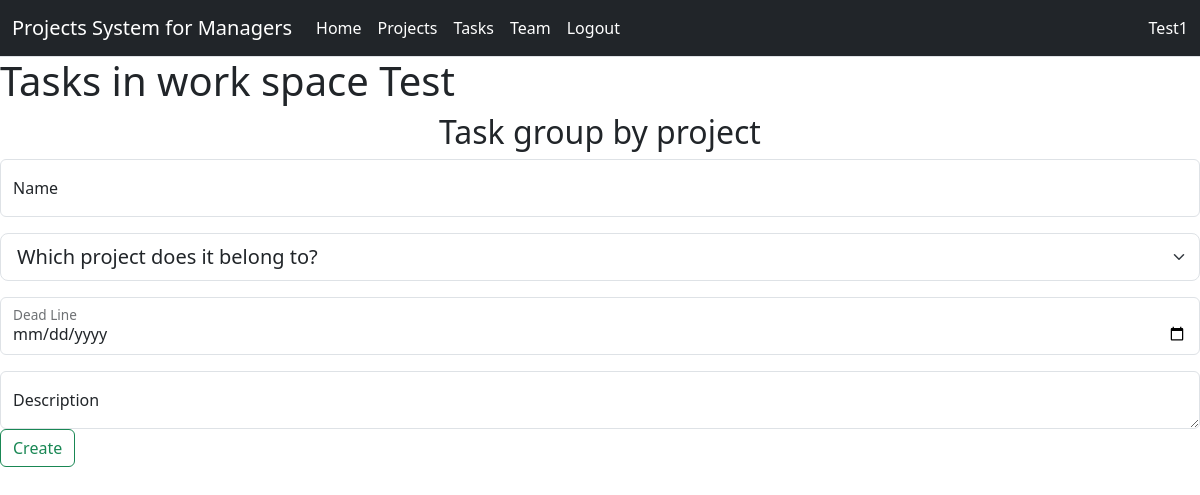
The app's page /projects_task_activities/tasks/ (signed in), older data.
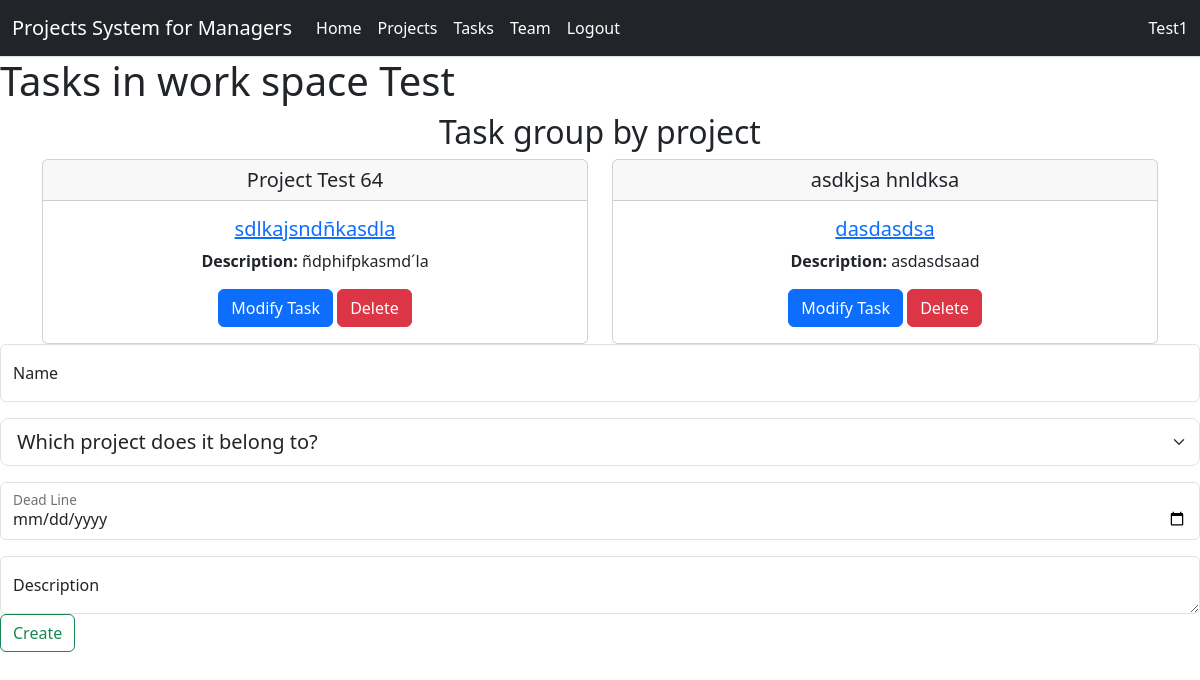
The same page, newer data.
### projects_tasks_and_activities/models.py (models this page shows)
class Project(models.Model):
    created_by_user = models.ForeignKey(UserProfile, on_delete=models.CASCADE, related_name='Project_Users')
    in_work_space = models.ForeignKey(WorkSpaces, on_delete=models.CASCADE,related_name='Project_WorkSpaces')
    state = models.CharField(max_length=15, choices=STATE, default= 'STAND_BY')
    name = models.CharField(max_length=100)
    dead_line = models.DateField()
    description = models.CharField(max_length=250)
    created_at = models.DateTimeField(auto_now_add=True, blank=True)
    updated_at = models.DateTimeField(auto_now_add=True)
    def __str__(self) -> str:
        return self.name

class Tasks(models.Model):
    created_by_user = models.ForeignKey(UserProfile, on_delete=models.CASCADE, related_name='Tasks_Users')
    belongs_project = models.ForeignKey(Project, on_delete= models.CASCADE, related_name='Tasks_Project')
    in_work_space = models.ForeignKey(WorkSpaces, on_delete=models.CASCADE,related_name='Tasks_WorkSpaces')
    state = models.CharField(max_length=15, choices=STATE, default= 'STAND_BY')
    name = models.CharField(max_length=100)
    description = models.CharField(max_length=250)
    dead_line = models.DateField()
    created_at = models.DateTimeField(auto_now_add=True)
    updated_at = models.DateTimeField(auto_now_add=True)
    def __str__(self) -> str:
        return self.name

### projects_tasks_and_activities/views.py (the view)
# urls.py: path('tasks/', views.tasks,name='tasks'),
@login_required
def tasks(request):
    if request.method == 'GET':
        now = str(datetime.now())
        workspace = WorkSpaces.objects.get(pk= request.session['selected_workspace'])
        projects = Project.objects.filter(created_by_user = request.user.pk, in_work_space = workspace)
        task_group_by_projects:list=[]
        for project in projects:
            tasks_group = Tasks.objects.filter(belongs_project = project.pk)
            task_group_by_projects.append((project,tasks_group))
        return render(request,'tasks_resume.html',{
            'now':now,
            'workspace':workspace,
            'projects':projects,
            'task_group_by_projects':task_group_by_projects
        })

### user_work_space_manager/models.py (called while the page is built)
    def __str__(self) -> str:
        return self.name

### projects_tasks_and_activities/Templates/tasks_resume.html (shortened to what this page needs)
{% extends "base.html" %}
{% block content %}
<h1>Tasks in {{workspace}}</h1>
<div class = "container text-center">
  <h2>Task group by project</h2>
  <div class="row">
{% for project, tasks in task_group_by_projects %}
    <div class="col">
      <div class="card">
        <h5 class="card-header">{{project}}</h5>
            {% for task in tasks %}
            <div class="card-body">
            <a href={% url 'detail_task' id=task.pk %}><h5 class="card-title">{{task}}</h5></a>
            <p class="card-text"><b>Description: </b>{{task.description}}</p>
            <a href={% url 'update_task' id=task.pk %} class="btn btn-primary">Modify Task</a>
            <a href={% url 'delete_task' id=task.pk %}><button  class="btn btn-danger">Delete</button></a>
          </div>
          {% endfor %}
      </div>
    </div>
{% endfor %}
  </div>
</div>
<form action={% url 'create_task' %} method="post">
    <div class="form-floating mb-3">
        <input type="text" class="form-control" id="floatingname" placeholder="Please, write your name" name="name">
        <label for="Inputname" >Name</label>
    </div>
    <select class="form-select form-select-lg mb-3" aria-label=".form-select-lg example" name="projects">
        <option selected>Which project does it belong to?</option>
    </select>
    <div class="form-floating mb-3">
        <input type="date" class="form-control" id="floatingdate"  name="dead_line" min={{now}}>
        <label for="floatingdate" >Dead Line</label>
    </div>
    <div class="form-floating">
        <textarea class="form-control" placeholder="Please, write description for project" name= "description"id="floatingTextarea"></textarea>
        <label for="floatingTextarea">Description</label>
      </div>
    <button  class="btn btn-outline-success">Create</button>
</form>
{% endblock content %}

Row changes from the older to the newer data that the page shows:
added Project: name "Project Test 64"
added Tasks: name "sdlkajsndñkasdla", description "ñdphifpkasmd´la", shown under "Project Test 64"
added Project: name "asdkjsa hnldksa"
added Tasks: name "dasdasdsa", description "asdasdsaad", shown under "asdkjsa hnldksa"
